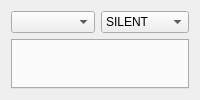
<?xml version="1.0" encoding="UTF-8"?>
<ui version="4.0">
 <class>LogsTab</class>
 <widget class="QWidget" name="wLogsTab">
  <layout class="QVBoxLayout" name="vblLogsTab">
   <item>
    <layout class="QHBoxLayout" name="hblControls">
     <item>
      <widget class="QComboBox" name="cbDirectories"/>
     </item>
     <item>
      <widget class="QComboBox" name="cbLevels">
       <item>
        <property name="text">
         <string>SILENT</string>
        </property>
       </item>
       <item>
        <property name="text">
         <string>QUIET</string>
        </property>
       </item>
       <item>
        <property name="text">
         <string>FATAL</string>
        </property>
       </item>
       <item>
        <property name="text">
         <string>ERROR</string>
        </property>
       </item>
       <item>
        <property name="text">
         <string>WARNING</string>
        </property>
       </item>
       <item>
        <property name="text">
         <string>INFO</string>
        </property>
       </item>
       <item>
        <property name="text">
         <string>VERBOSE</string>
        </property>
       </item>
       <item>
        <property name="text">
         <string>DEBUG1</string>
        </property>
       </item>
       <item>
        <property name="text">
         <string>DEBUG2</string>
        </property>
       </item>
       <item>
        <property name="text">
         <string>DEBUG3</string>
        </property>
       </item>
      </widget>
     </item>
    </layout>
   </item>
   <item>
    <widget class="QTabWidget" name="twLogs"/>
   </item>
  </layout>
 </widget>
 <resources/>
 <connections/>
</ui>
